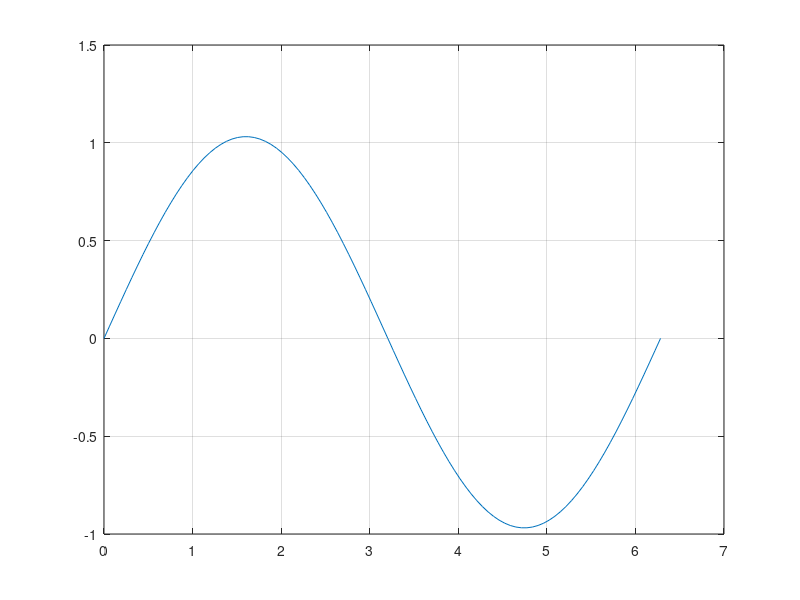

MATLAB code to generate this figure:
clear 
close all
tini=0;
tfin=2*pi
N=100;
h=(tfin-tini)/N;
T=0:h:tfin;
F(1)=0;
for i=1:N;
    F(i+1)=F(i)+cos(T(i))*h;
end
plot(T,F);
grid on